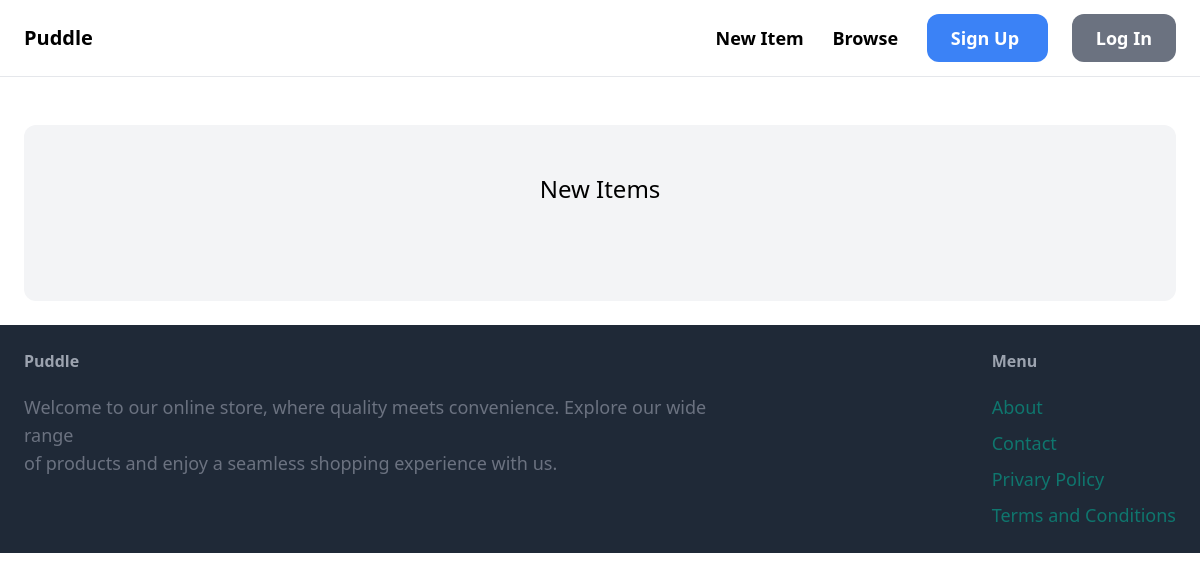
Before: /core/ with the older database file.
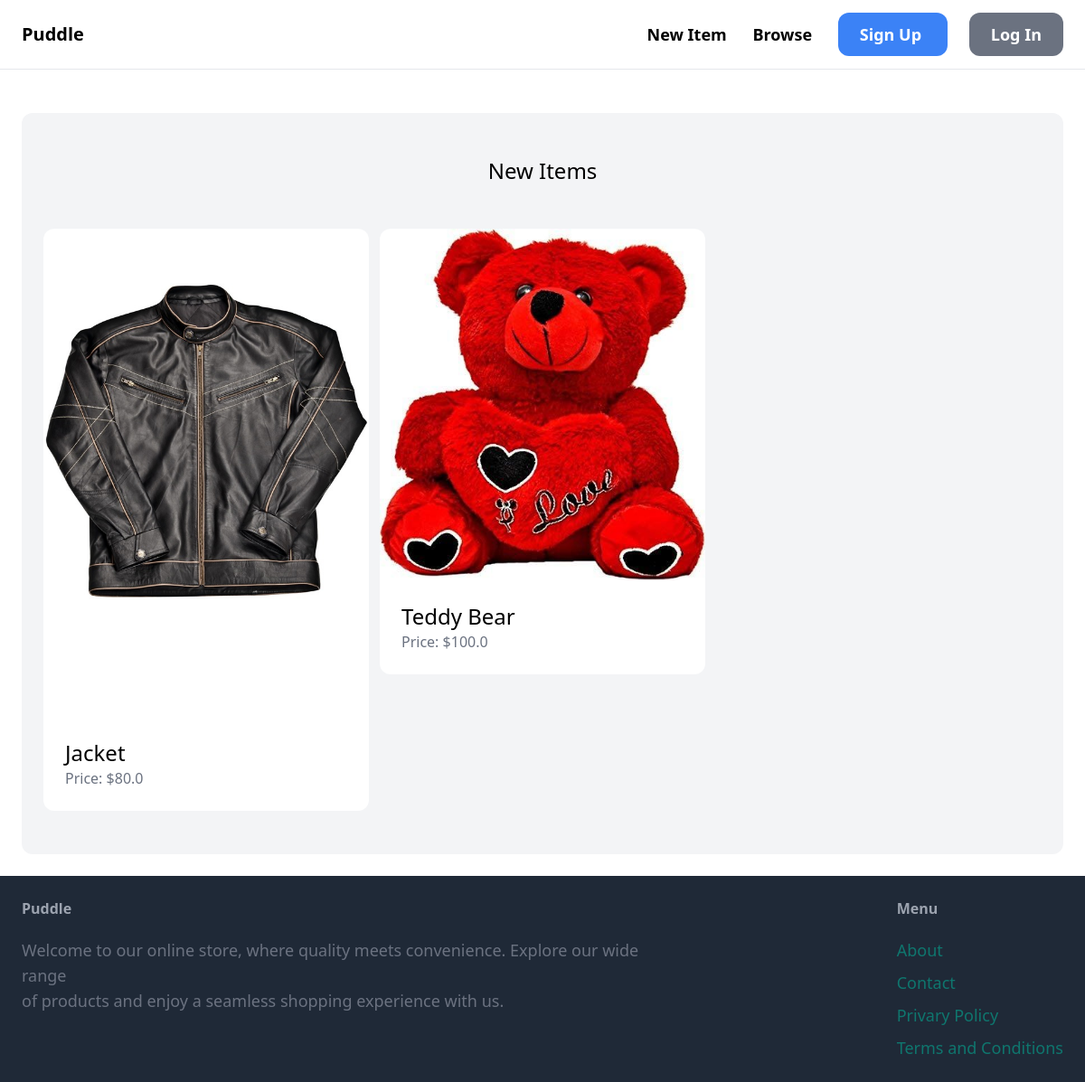
After: the same page with the newer database file.
### core/models.py (models this page shows, shortened)
class OrderItem(models.Model):
    category = models.ForeignKey(Category, related_name='ítems', on_delete=models.CASCADE)
    name = models.CharField(max_length=255)
    description = models.TextField(blank=True, null=True)
    price = models.FloatField()
    image = models.ImageField(upload_to="item_images", blank=True, null=True)
    is_sold = models.BooleanField(default=False)
    created_by = models.ForeignKey(User, related_name='items', on_delete=models.CASCADE)
    created_at = models.DateTimeField(auto_now_add=True)
    class Meta:
        ordering = ('name',)

### core/views.py (the view)
# urls.py: path("", views.index, name="index" ),
def index(request):
    ordered_items = OrderItem.objects.filter(is_sold=False)
    categories = Category.objects.all()
    return render(request, 'core/index.html', {
        'categories': categories,
        'ordered_items': ordered_items,
    })

### core/templates/core/index.html (shortened to what this page needs)
{% extends 'core/base.html' %}
{%block content%}
    <div class = "mt-6 px-6 py-12 bg-gray-100 rounded-xl">
        <h2 class = "mb-12 text-2xl text-center">New Items</h2>
        <div class= "grid grid-cols-3 gap-3">
            {%for item in ordered_items%}
            <div>
                <a href="{%url 'core:details' item.id %}" class ="max-h-[48px]">
                    <img src="{{item.image.url}}" class = "rounded-t-xl">
                    <div class="p-6 bg-white rounded-b-xl">
                        <h2 class = "text-2xl">{{item.name}}</h2>
                        <p class="text-gray-500">Price: ${{item.price}}</p>
                    </div>
                </a>
            </div>
            {%endfor%}
        </div>
    </div>
{%endblock%}

Changed rows visible on the page:
added OrderItem: image (picture), name "Jacket", price "80.0"
added OrderItem: image (picture), name "Teddy Bear", price "100.0"
